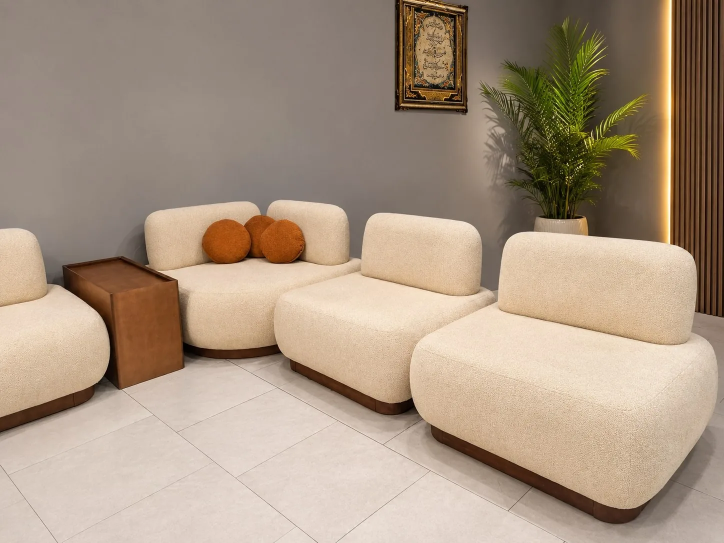
#> input picture images/product-1.webp, 1448 x 1086 px, found by its file name (shown at 1/2 size)
$ python find_table_exact.py
#> lines starting #> are read from the running program, lines starting #| are printed output that depends on the picture; after the words box and inside, x2 and y2 are one past the last pixel; in counts of white or black regions, pixels touching at a corner belong together
from PIL import Image
import numpy as np

orig = Image.open(r'c:\Users\Mahdi\Desktop\بببببب\images\product-1.webp').convert('RGB')
#> orig is the input picture: PIL image 1448x1086 RGB; mean R, G, B 169.2, 149.8, 130.4
orig_np = np.array(orig)

# Crop from x: 100 to 450, y: 400 to 800
x_off, y_off = 100, 400
crop = orig_np[400:800, 100:450].copy()
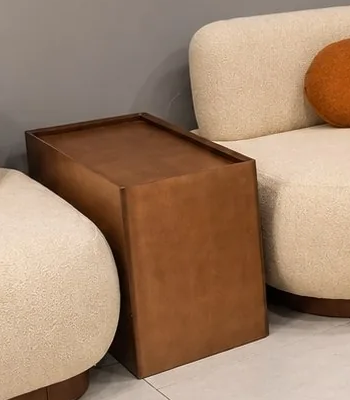
#> crop: shape (400, 350, 3); mean R, G, B 159.4, 129.9, 106.3

r = crop[:, :, 0].astype(int)
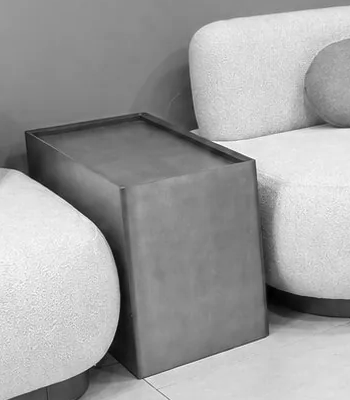
#> r: shape (400, 350) int64; min 1, max 255, mean 159.4
g = crop[:, :, 1].astype(int)
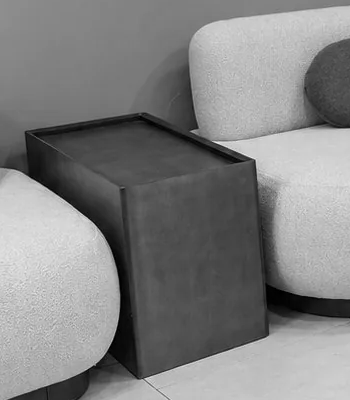
#> g: shape (400, 350) int64; min 0, max 240, mean 129.9
b = crop[:, :, 2].astype(int)
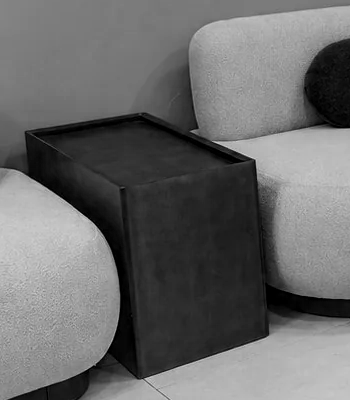
#> b: shape (400, 350) int64; min 0, max 215, mean 106.3

# In the table:
# The wood surface is warm brown/tan:
# Surface has R > G > B, with R in [90, 220], G in [50, 160], B in [20, 120], and R - B > 35
is_table_color = (r > 60) & (r < 230) & (g > 30) & (g < 170) & (b > 10) & (b < 130) & (r - b > 25) & (r - g > 15)
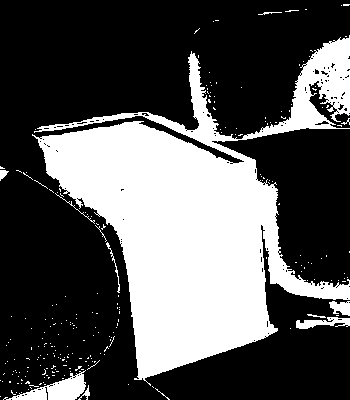
#> is_table_color: shape (400, 350) bool; 33.6% white; 239 white regions (226 under 20 px), largest, box (x1, y1, x2, y2) and area: (32, 35, 350, 386) 44474, (3, 370, 86, 400) 1049, (296, 317, 350, 329) 357

vis = crop.copy()
vis[is_table_color] = [0, 255, 0] # mark green
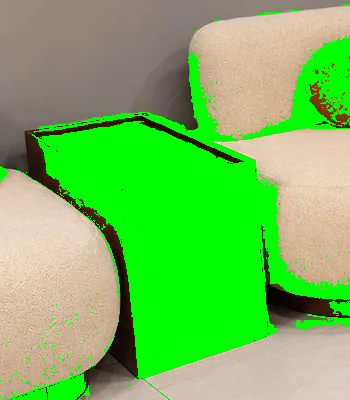
#> vis: shape (400, 350, 3); mean R, G, B 116.4, 188.6, 90.6

# Also draw coordinate lines every 50px
from PIL import ImageDraw
vis_img = Image.fromarray(vis)
draw = ImageDraw.Draw(vis_img)
for y in range(0, 400, 50):
    draw.line([(0, y), (350, y)], fill=(255, 0, 0))
    draw.text((2, y + 2), str(y_off + y), fill=(255, 255, 0))
for x in range(0, 350, 50):
    draw.line([(x, 0), (x, 400)], fill=(255, 0, 0))
    draw.text((x + 2, 2), str(x_off + x), fill=(255, 255, 0))

vis_img.save(r'c:\Users\Mahdi\Desktop\بببببب\table_exact_coords.png')
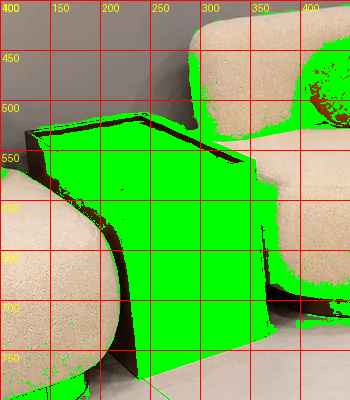
#> saved as table_exact_coords.png: PIL image 350x400 RGB; mean R, G, B 122.3, 181.7, 86.4
print("Saved table_exact_coords.png")
